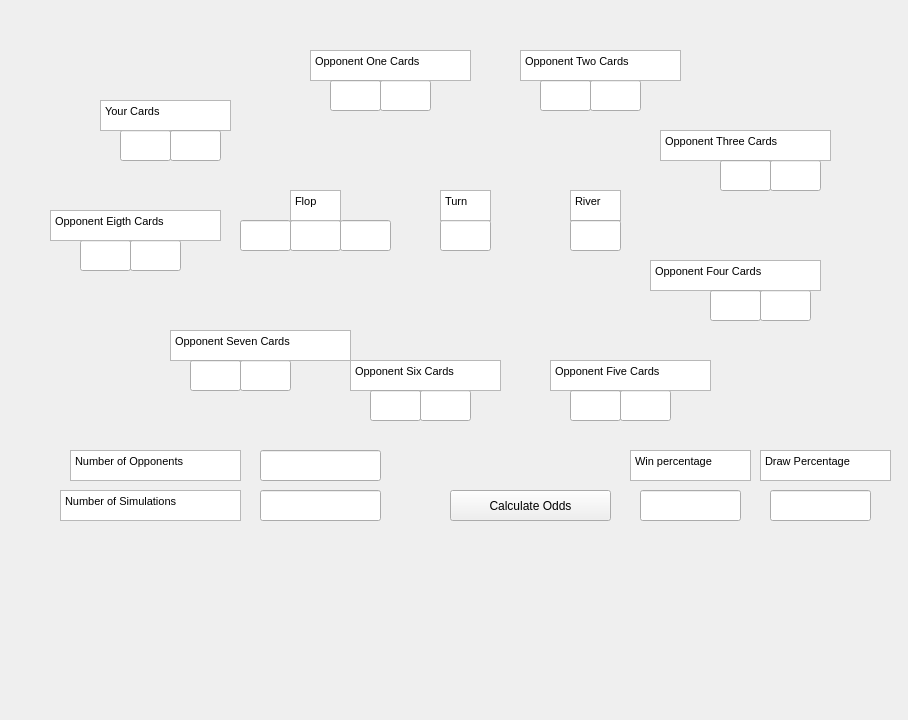
<?xml version="1.0" encoding="UTF-8"?>
<ui version="4.0">
 <class>MainWindow</class>
 <widget class="QMainWindow" name="MainWindow">
  <property name="geometry">
   <rect>
    <x>0</x>
    <y>0</y>
    <width>908</width>
    <height>720</height>
   </rect>
  </property>
  <property name="windowTitle">
   <string>MainWindow</string>
  </property>
  <widget class="QWidget" name="centralwidget">
   <widget class="QLineEdit" name="leP1C1">
    <property name="geometry">
     <rect>
      <x>120</x>
      <y>130</y>
      <width>51</width>
      <height>31</height>
     </rect>
    </property>
   </widget>
   <widget class="QLineEdit" name="leNum">
    <property name="geometry">
     <rect>
      <x>260</x>
      <y>450</y>
      <width>121</width>
      <height>31</height>
     </rect>
    </property>
   </widget>
   <widget class="QTextEdit" name="textEditNumSims">
    <property name="geometry">
     <rect>
      <x>60</x>
      <y>490</y>
      <width>181</width>
      <height>31</height>
     </rect>
    </property>
    <property name="html">
     <string>&lt;!DOCTYPE HTML PUBLIC &quot;-//W3C//DTD HTML 4.0//EN&quot; &quot;http://www.w3.org/TR/REC-html40/strict.dtd&quot;&gt;
&lt;html&gt;&lt;head&gt;&lt;meta name=&quot;qrichtext&quot; content=&quot;1&quot; /&gt;&lt;style type=&quot;text/css&quot;&gt;
p, li { white-space: pre-wrap; }
&lt;/style&gt;&lt;/head&gt;&lt;body style=&quot; font-family:'MS Shell Dlg 2'; font-size:8.25pt; font-weight:400; font-style:normal;&quot;&gt;
&lt;p style=&quot; margin-top:0px; margin-bottom:0px; margin-left:0px; margin-right:0px; -qt-block-indent:0; text-indent:0px;&quot;&gt;&lt;span style=&quot; font-size:8pt;&quot;&gt;Number of Simulations&lt;/span&gt;&lt;/p&gt;&lt;/body&gt;&lt;/html&gt;</string>
    </property>
   </widget>
   <widget class="QLineEdit" name="leSims">
    <property name="geometry">
     <rect>
      <x>260</x>
      <y>490</y>
      <width>121</width>
      <height>31</height>
     </rect>
    </property>
   </widget>
   <widget class="QPushButton" name="btnCalculate">
    <property name="geometry">
     <rect>
      <x>450</x>
      <y>490</y>
      <width>161</width>
      <height>31</height>
     </rect>
    </property>
    <property name="text">
     <string>Calculate Odds</string>
    </property>
   </widget>
   <widget class="QLineEdit" name="leCalculateWin">
    <property name="geometry">
     <rect>
      <x>640</x>
      <y>490</y>
      <width>101</width>
      <height>31</height>
     </rect>
    </property>
   </widget>
   <widget class="QTextEdit" name="textEditPlayer1">
    <property name="geometry">
     <rect>
      <x>100</x>
      <y>100</y>
      <width>131</width>
      <height>31</height>
     </rect>
    </property>
    <property name="html">
     <string>&lt;!DOCTYPE HTML PUBLIC &quot;-//W3C//DTD HTML 4.0//EN&quot; &quot;http://www.w3.org/TR/REC-html40/strict.dtd&quot;&gt;
&lt;html&gt;&lt;head&gt;&lt;meta name=&quot;qrichtext&quot; content=&quot;1&quot; /&gt;&lt;style type=&quot;text/css&quot;&gt;
p, li { white-space: pre-wrap; }
&lt;/style&gt;&lt;/head&gt;&lt;body style=&quot; font-family:'MS Shell Dlg 2'; font-size:8.25pt; font-weight:400; font-style:normal;&quot;&gt;
&lt;p style=&quot; margin-top:0px; margin-bottom:0px; margin-left:0px; margin-right:0px; -qt-block-indent:0; text-indent:0px;&quot;&gt;&lt;span style=&quot; font-size:8pt;&quot;&gt;Your Cards&lt;/span&gt;&lt;/p&gt;&lt;/body&gt;&lt;/html&gt;</string>
    </property>
   </widget>
   <widget class="QLineEdit" name="leP1C2">
    <property name="geometry">
     <rect>
      <x>170</x>
      <y>130</y>
      <width>51</width>
      <height>31</height>
     </rect>
    </property>
   </widget>
   <widget class="QTextEdit" name="textEditNumOpps">
    <property name="geometry">
     <rect>
      <x>70</x>
      <y>450</y>
      <width>171</width>
      <height>31</height>
     </rect>
    </property>
    <property name="html">
     <string>&lt;!DOCTYPE HTML PUBLIC &quot;-//W3C//DTD HTML 4.0//EN&quot; &quot;http://www.w3.org/TR/REC-html40/strict.dtd&quot;&gt;
&lt;html&gt;&lt;head&gt;&lt;meta name=&quot;qrichtext&quot; content=&quot;1&quot; /&gt;&lt;style type=&quot;text/css&quot;&gt;
p, li { white-space: pre-wrap; }
&lt;/style&gt;&lt;/head&gt;&lt;body style=&quot; font-family:'MS Shell Dlg 2'; font-size:8.25pt; font-weight:400; font-style:normal;&quot;&gt;
&lt;p style=&quot; margin-top:0px; margin-bottom:0px; margin-left:0px; margin-right:0px; -qt-block-indent:0; text-indent:0px;&quot;&gt;&lt;span style=&quot; font-size:8pt;&quot;&gt;Number of Opponents&lt;/span&gt;&lt;/p&gt;&lt;/body&gt;&lt;/html&gt;</string>
    </property>
   </widget>
   <widget class="QLineEdit" name="leP2C2">
    <property name="geometry">
     <rect>
      <x>380</x>
      <y>80</y>
      <width>51</width>
      <height>31</height>
     </rect>
    </property>
   </widget>
   <widget class="QTextEdit" name="textEditPlayer2">
    <property name="geometry">
     <rect>
      <x>310</x>
      <y>50</y>
      <width>161</width>
      <height>31</height>
     </rect>
    </property>
    <property name="html">
     <string>&lt;!DOCTYPE HTML PUBLIC &quot;-//W3C//DTD HTML 4.0//EN&quot; &quot;http://www.w3.org/TR/REC-html40/strict.dtd&quot;&gt;
&lt;html&gt;&lt;head&gt;&lt;meta name=&quot;qrichtext&quot; content=&quot;1&quot; /&gt;&lt;style type=&quot;text/css&quot;&gt;
p, li { white-space: pre-wrap; }
&lt;/style&gt;&lt;/head&gt;&lt;body style=&quot; font-family:'MS Shell Dlg 2'; font-size:8.25pt; font-weight:400; font-style:normal;&quot;&gt;
&lt;p style=&quot; margin-top:0px; margin-bottom:0px; margin-left:0px; margin-right:0px; -qt-block-indent:0; text-indent:0px;&quot;&gt;&lt;span style=&quot; font-size:8pt;&quot;&gt;Opponent One Cards&lt;/span&gt;&lt;/p&gt;&lt;/body&gt;&lt;/html&gt;</string>
    </property>
   </widget>
   <widget class="QLineEdit" name="leP2C1">
    <property name="geometry">
     <rect>
      <x>330</x>
      <y>80</y>
      <width>51</width>
      <height>31</height>
     </rect>
    </property>
   </widget>
   <widget class="QLineEdit" name="leP3C2">
    <property name="geometry">
     <rect>
      <x>590</x>
      <y>80</y>
      <width>51</width>
      <height>31</height>
     </rect>
    </property>
   </widget>
   <widget class="QTextEdit" name="textEditPlayer3">
    <property name="geometry">
     <rect>
      <x>520</x>
      <y>50</y>
      <width>161</width>
      <height>31</height>
     </rect>
    </property>
    <property name="html">
     <string>&lt;!DOCTYPE HTML PUBLIC &quot;-//W3C//DTD HTML 4.0//EN&quot; &quot;http://www.w3.org/TR/REC-html40/strict.dtd&quot;&gt;
&lt;html&gt;&lt;head&gt;&lt;meta name=&quot;qrichtext&quot; content=&quot;1&quot; /&gt;&lt;style type=&quot;text/css&quot;&gt;
p, li { white-space: pre-wrap; }
&lt;/style&gt;&lt;/head&gt;&lt;body style=&quot; font-family:'MS Shell Dlg 2'; font-size:8.25pt; font-weight:400; font-style:normal;&quot;&gt;
&lt;p style=&quot; margin-top:0px; margin-bottom:0px; margin-left:0px; margin-right:0px; -qt-block-indent:0; text-indent:0px;&quot;&gt;&lt;span style=&quot; font-size:8pt;&quot;&gt;Opponent Two Cards&lt;/span&gt;&lt;/p&gt;&lt;/body&gt;&lt;/html&gt;</string>
    </property>
   </widget>
   <widget class="QLineEdit" name="leP3C1">
    <property name="geometry">
     <rect>
      <x>540</x>
      <y>80</y>
      <width>51</width>
      <height>31</height>
     </rect>
    </property>
   </widget>
   <widget class="QLineEdit" name="leP4C2">
    <property name="geometry">
     <rect>
      <x>770</x>
      <y>160</y>
      <width>51</width>
      <height>31</height>
     </rect>
    </property>
   </widget>
   <widget class="QTextEdit" name="textEditPlayer4">
    <property name="geometry">
     <rect>
      <x>660</x>
      <y>130</y>
      <width>171</width>
      <height>31</height>
     </rect>
    </property>
    <property name="html">
     <string>&lt;!DOCTYPE HTML PUBLIC &quot;-//W3C//DTD HTML 4.0//EN&quot; &quot;http://www.w3.org/TR/REC-html40/strict.dtd&quot;&gt;
&lt;html&gt;&lt;head&gt;&lt;meta name=&quot;qrichtext&quot; content=&quot;1&quot; /&gt;&lt;style type=&quot;text/css&quot;&gt;
p, li { white-space: pre-wrap; }
&lt;/style&gt;&lt;/head&gt;&lt;body style=&quot; font-family:'MS Shell Dlg 2'; font-size:8.25pt; font-weight:400; font-style:normal;&quot;&gt;
&lt;p style=&quot; margin-top:0px; margin-bottom:0px; margin-left:0px; margin-right:0px; -qt-block-indent:0; text-indent:0px;&quot;&gt;&lt;span style=&quot; font-size:8pt;&quot;&gt;Opponent Three Cards&lt;/span&gt;&lt;/p&gt;&lt;/body&gt;&lt;/html&gt;</string>
    </property>
   </widget>
   <widget class="QLineEdit" name="leP4C1">
    <property name="geometry">
     <rect>
      <x>720</x>
      <y>160</y>
      <width>51</width>
      <height>31</height>
     </rect>
    </property>
   </widget>
   <widget class="QLineEdit" name="leP5C2">
    <property name="geometry">
     <rect>
      <x>760</x>
      <y>290</y>
      <width>51</width>
      <height>31</height>
     </rect>
    </property>
   </widget>
   <widget class="QTextEdit" name="textEditPlayer5">
    <property name="geometry">
     <rect>
      <x>650</x>
      <y>260</y>
      <width>171</width>
      <height>31</height>
     </rect>
    </property>
    <property name="html">
     <string>&lt;!DOCTYPE HTML PUBLIC &quot;-//W3C//DTD HTML 4.0//EN&quot; &quot;http://www.w3.org/TR/REC-html40/strict.dtd&quot;&gt;
&lt;html&gt;&lt;head&gt;&lt;meta name=&quot;qrichtext&quot; content=&quot;1&quot; /&gt;&lt;style type=&quot;text/css&quot;&gt;
p, li { white-space: pre-wrap; }
&lt;/style&gt;&lt;/head&gt;&lt;body style=&quot; font-family:'MS Shell Dlg 2'; font-size:8.25pt; font-weight:400; font-style:normal;&quot;&gt;
&lt;p style=&quot; margin-top:0px; margin-bottom:0px; margin-left:0px; margin-right:0px; -qt-block-indent:0; text-indent:0px;&quot;&gt;&lt;span style=&quot; font-size:8pt;&quot;&gt;Opponent Four Cards&lt;/span&gt;&lt;/p&gt;&lt;/body&gt;&lt;/html&gt;</string>
    </property>
   </widget>
   <widget class="QLineEdit" name="leP5C1">
    <property name="geometry">
     <rect>
      <x>710</x>
      <y>290</y>
      <width>51</width>
      <height>31</height>
     </rect>
    </property>
   </widget>
   <widget class="QLineEdit" name="leP6C2">
    <property name="geometry">
     <rect>
      <x>620</x>
      <y>390</y>
      <width>51</width>
      <height>31</height>
     </rect>
    </property>
   </widget>
   <widget class="QTextEdit" name="textEditPlayer6">
    <property name="geometry">
     <rect>
      <x>550</x>
      <y>360</y>
      <width>161</width>
      <height>31</height>
     </rect>
    </property>
    <property name="html">
     <string>&lt;!DOCTYPE HTML PUBLIC &quot;-//W3C//DTD HTML 4.0//EN&quot; &quot;http://www.w3.org/TR/REC-html40/strict.dtd&quot;&gt;
&lt;html&gt;&lt;head&gt;&lt;meta name=&quot;qrichtext&quot; content=&quot;1&quot; /&gt;&lt;style type=&quot;text/css&quot;&gt;
p, li { white-space: pre-wrap; }
&lt;/style&gt;&lt;/head&gt;&lt;body style=&quot; font-family:'MS Shell Dlg 2'; font-size:8.25pt; font-weight:400; font-style:normal;&quot;&gt;
&lt;p style=&quot; margin-top:0px; margin-bottom:0px; margin-left:0px; margin-right:0px; -qt-block-indent:0; text-indent:0px;&quot;&gt;&lt;span style=&quot; font-size:8pt;&quot;&gt;Opponent Five Cards&lt;/span&gt;&lt;/p&gt;&lt;/body&gt;&lt;/html&gt;</string>
    </property>
   </widget>
   <widget class="QLineEdit" name="leP6C1">
    <property name="geometry">
     <rect>
      <x>570</x>
      <y>390</y>
      <width>51</width>
      <height>31</height>
     </rect>
    </property>
   </widget>
   <widget class="QLineEdit" name="leP7C2">
    <property name="geometry">
     <rect>
      <x>420</x>
      <y>390</y>
      <width>51</width>
      <height>31</height>
     </rect>
    </property>
   </widget>
   <widget class="QTextEdit" name="textEditPlayer7">
    <property name="geometry">
     <rect>
      <x>350</x>
      <y>360</y>
      <width>151</width>
      <height>31</height>
     </rect>
    </property>
    <property name="html">
     <string>&lt;!DOCTYPE HTML PUBLIC &quot;-//W3C//DTD HTML 4.0//EN&quot; &quot;http://www.w3.org/TR/REC-html40/strict.dtd&quot;&gt;
&lt;html&gt;&lt;head&gt;&lt;meta name=&quot;qrichtext&quot; content=&quot;1&quot; /&gt;&lt;style type=&quot;text/css&quot;&gt;
p, li { white-space: pre-wrap; }
&lt;/style&gt;&lt;/head&gt;&lt;body style=&quot; font-family:'MS Shell Dlg 2'; font-size:8.25pt; font-weight:400; font-style:normal;&quot;&gt;
&lt;p style=&quot; margin-top:0px; margin-bottom:0px; margin-left:0px; margin-right:0px; -qt-block-indent:0; text-indent:0px;&quot;&gt;&lt;span style=&quot; font-size:8pt;&quot;&gt;Opponent Six Cards&lt;/span&gt;&lt;/p&gt;&lt;/body&gt;&lt;/html&gt;</string>
    </property>
   </widget>
   <widget class="QLineEdit" name="leP7C1">
    <property name="geometry">
     <rect>
      <x>370</x>
      <y>390</y>
      <width>51</width>
      <height>31</height>
     </rect>
    </property>
   </widget>
   <widget class="QLineEdit" name="leP8C2">
    <property name="geometry">
     <rect>
      <x>240</x>
      <y>360</y>
      <width>51</width>
      <height>31</height>
     </rect>
    </property>
   </widget>
   <widget class="QTextEdit" name="textEditPlayer8">
    <property name="geometry">
     <rect>
      <x>170</x>
      <y>330</y>
      <width>181</width>
      <height>31</height>
     </rect>
    </property>
    <property name="html">
     <string>&lt;!DOCTYPE HTML PUBLIC &quot;-//W3C//DTD HTML 4.0//EN&quot; &quot;http://www.w3.org/TR/REC-html40/strict.dtd&quot;&gt;
&lt;html&gt;&lt;head&gt;&lt;meta name=&quot;qrichtext&quot; content=&quot;1&quot; /&gt;&lt;style type=&quot;text/css&quot;&gt;
p, li { white-space: pre-wrap; }
&lt;/style&gt;&lt;/head&gt;&lt;body style=&quot; font-family:'MS Shell Dlg 2'; font-size:8.25pt; font-weight:400; font-style:normal;&quot;&gt;
&lt;p style=&quot; margin-top:0px; margin-bottom:0px; margin-left:0px; margin-right:0px; -qt-block-indent:0; text-indent:0px;&quot;&gt;&lt;span style=&quot; font-size:8pt;&quot;&gt;Opponent Seven Cards&lt;/span&gt;&lt;/p&gt;&lt;/body&gt;&lt;/html&gt;</string>
    </property>
   </widget>
   <widget class="QLineEdit" name="leP8C1">
    <property name="geometry">
     <rect>
      <x>190</x>
      <y>360</y>
      <width>51</width>
      <height>31</height>
     </rect>
    </property>
   </widget>
   <widget class="QLineEdit" name="leP9C2">
    <property name="geometry">
     <rect>
      <x>130</x>
      <y>240</y>
      <width>51</width>
      <height>31</height>
     </rect>
    </property>
   </widget>
   <widget class="QLineEdit" name="leP9C1">
    <property name="geometry">
     <rect>
      <x>80</x>
      <y>240</y>
      <width>51</width>
      <height>31</height>
     </rect>
    </property>
   </widget>
   <widget class="QTextEdit" name="textEditPlayer9">
    <property name="geometry">
     <rect>
      <x>50</x>
      <y>210</y>
      <width>171</width>
      <height>31</height>
     </rect>
    </property>
    <property name="html">
     <string>&lt;!DOCTYPE HTML PUBLIC &quot;-//W3C//DTD HTML 4.0//EN&quot; &quot;http://www.w3.org/TR/REC-html40/strict.dtd&quot;&gt;
&lt;html&gt;&lt;head&gt;&lt;meta name=&quot;qrichtext&quot; content=&quot;1&quot; /&gt;&lt;style type=&quot;text/css&quot;&gt;
p, li { white-space: pre-wrap; }
&lt;/style&gt;&lt;/head&gt;&lt;body style=&quot; font-family:'MS Shell Dlg 2'; font-size:8.25pt; font-weight:400; font-style:normal;&quot;&gt;
&lt;p style=&quot; margin-top:0px; margin-bottom:0px; margin-left:0px; margin-right:0px; -qt-block-indent:0; text-indent:0px;&quot;&gt;&lt;span style=&quot; font-size:8pt;&quot;&gt;Opponent Eigth Cards&lt;/span&gt;&lt;/p&gt;&lt;/body&gt;&lt;/html&gt;</string>
    </property>
   </widget>
   <widget class="QTextEdit" name="textEditWinPer">
    <property name="geometry">
     <rect>
      <x>630</x>
      <y>450</y>
      <width>121</width>
      <height>31</height>
     </rect>
    </property>
    <property name="html">
     <string>&lt;!DOCTYPE HTML PUBLIC &quot;-//W3C//DTD HTML 4.0//EN&quot; &quot;http://www.w3.org/TR/REC-html40/strict.dtd&quot;&gt;
&lt;html&gt;&lt;head&gt;&lt;meta name=&quot;qrichtext&quot; content=&quot;1&quot; /&gt;&lt;style type=&quot;text/css&quot;&gt;
p, li { white-space: pre-wrap; }
&lt;/style&gt;&lt;/head&gt;&lt;body style=&quot; font-family:'MS Shell Dlg 2'; font-size:8.25pt; font-weight:400; font-style:normal;&quot;&gt;
&lt;p style=&quot; margin-top:0px; margin-bottom:0px; margin-left:0px; margin-right:0px; -qt-block-indent:0; text-indent:0px;&quot;&gt;&lt;span style=&quot; font-size:8pt;&quot;&gt;Win percentage&lt;/span&gt;&lt;/p&gt;&lt;/body&gt;&lt;/html&gt;</string>
    </property>
   </widget>
   <widget class="QTextEdit" name="textEditDrawPer">
    <property name="geometry">
     <rect>
      <x>760</x>
      <y>450</y>
      <width>131</width>
      <height>31</height>
     </rect>
    </property>
    <property name="html">
     <string>&lt;!DOCTYPE HTML PUBLIC &quot;-//W3C//DTD HTML 4.0//EN&quot; &quot;http://www.w3.org/TR/REC-html40/strict.dtd&quot;&gt;
&lt;html&gt;&lt;head&gt;&lt;meta name=&quot;qrichtext&quot; content=&quot;1&quot; /&gt;&lt;style type=&quot;text/css&quot;&gt;
p, li { white-space: pre-wrap; }
&lt;/style&gt;&lt;/head&gt;&lt;body style=&quot; font-family:'MS Shell Dlg 2'; font-size:8.25pt; font-weight:400; font-style:normal;&quot;&gt;
&lt;p style=&quot; margin-top:0px; margin-bottom:0px; margin-left:0px; margin-right:0px; -qt-block-indent:0; text-indent:0px;&quot;&gt;&lt;span style=&quot; font-size:8pt;&quot;&gt;Draw Percentage&lt;/span&gt;&lt;/p&gt;&lt;/body&gt;&lt;/html&gt;</string>
    </property>
   </widget>
   <widget class="QLineEdit" name="leCalculateDraw">
    <property name="geometry">
     <rect>
      <x>770</x>
      <y>490</y>
      <width>101</width>
      <height>31</height>
     </rect>
    </property>
   </widget>
   <widget class="QLineEdit" name="leFlop2">
    <property name="geometry">
     <rect>
      <x>290</x>
      <y>220</y>
      <width>51</width>
      <height>31</height>
     </rect>
    </property>
   </widget>
   <widget class="QLineEdit" name="leFlop1">
    <property name="geometry">
     <rect>
      <x>240</x>
      <y>220</y>
      <width>51</width>
      <height>31</height>
     </rect>
    </property>
   </widget>
   <widget class="QTextEdit" name="textEditFlop">
    <property name="geometry">
     <rect>
      <x>290</x>
      <y>190</y>
      <width>51</width>
      <height>31</height>
     </rect>
    </property>
    <property name="html">
     <string>&lt;!DOCTYPE HTML PUBLIC &quot;-//W3C//DTD HTML 4.0//EN&quot; &quot;http://www.w3.org/TR/REC-html40/strict.dtd&quot;&gt;
&lt;html&gt;&lt;head&gt;&lt;meta name=&quot;qrichtext&quot; content=&quot;1&quot; /&gt;&lt;style type=&quot;text/css&quot;&gt;
p, li { white-space: pre-wrap; }
&lt;/style&gt;&lt;/head&gt;&lt;body style=&quot; font-family:'MS Shell Dlg 2'; font-size:8.25pt; font-weight:400; font-style:normal;&quot;&gt;
&lt;p style=&quot; margin-top:0px; margin-bottom:0px; margin-left:0px; margin-right:0px; -qt-block-indent:0; text-indent:0px;&quot;&gt;&lt;span style=&quot; font-size:8pt;&quot;&gt;Flop&lt;/span&gt;&lt;/p&gt;&lt;/body&gt;&lt;/html&gt;</string>
    </property>
   </widget>
   <widget class="QLineEdit" name="leTurn">
    <property name="geometry">
     <rect>
      <x>440</x>
      <y>220</y>
      <width>51</width>
      <height>31</height>
     </rect>
    </property>
   </widget>
   <widget class="QLineEdit" name="leFlop3">
    <property name="geometry">
     <rect>
      <x>340</x>
      <y>220</y>
      <width>51</width>
      <height>31</height>
     </rect>
    </property>
   </widget>
   <widget class="QTextEdit" name="textEditTurn">
    <property name="geometry">
     <rect>
      <x>440</x>
      <y>190</y>
      <width>51</width>
      <height>31</height>
     </rect>
    </property>
    <property name="html">
     <string>&lt;!DOCTYPE HTML PUBLIC &quot;-//W3C//DTD HTML 4.0//EN&quot; &quot;http://www.w3.org/TR/REC-html40/strict.dtd&quot;&gt;
&lt;html&gt;&lt;head&gt;&lt;meta name=&quot;qrichtext&quot; content=&quot;1&quot; /&gt;&lt;style type=&quot;text/css&quot;&gt;
p, li { white-space: pre-wrap; }
&lt;/style&gt;&lt;/head&gt;&lt;body style=&quot; font-family:'MS Shell Dlg 2'; font-size:8.25pt; font-weight:400; font-style:normal;&quot;&gt;
&lt;p style=&quot; margin-top:0px; margin-bottom:0px; margin-left:0px; margin-right:0px; -qt-block-indent:0; text-indent:0px;&quot;&gt;&lt;span style=&quot; font-size:8pt;&quot;&gt;Turn&lt;/span&gt;&lt;/p&gt;&lt;/body&gt;&lt;/html&gt;</string>
    </property>
   </widget>
   <widget class="QTextEdit" name="textEditRiver">
    <property name="geometry">
     <rect>
      <x>570</x>
      <y>190</y>
      <width>51</width>
      <height>31</height>
     </rect>
    </property>
    <property name="html">
     <string>&lt;!DOCTYPE HTML PUBLIC &quot;-//W3C//DTD HTML 4.0//EN&quot; &quot;http://www.w3.org/TR/REC-html40/strict.dtd&quot;&gt;
&lt;html&gt;&lt;head&gt;&lt;meta name=&quot;qrichtext&quot; content=&quot;1&quot; /&gt;&lt;style type=&quot;text/css&quot;&gt;
p, li { white-space: pre-wrap; }
&lt;/style&gt;&lt;/head&gt;&lt;body style=&quot; font-family:'MS Shell Dlg 2'; font-size:8.25pt; font-weight:400; font-style:normal;&quot;&gt;
&lt;p style=&quot; margin-top:0px; margin-bottom:0px; margin-left:0px; margin-right:0px; -qt-block-indent:0; text-indent:0px;&quot;&gt;&lt;span style=&quot; font-size:8pt;&quot;&gt;River&lt;/span&gt;&lt;/p&gt;&lt;/body&gt;&lt;/html&gt;</string>
    </property>
   </widget>
   <widget class="QLineEdit" name="leRiver">
    <property name="geometry">
     <rect>
      <x>570</x>
      <y>220</y>
      <width>51</width>
      <height>31</height>
     </rect>
    </property>
   </widget>
  </widget>
 </widget>
 <resources/>
 <connections/>
</ui>
